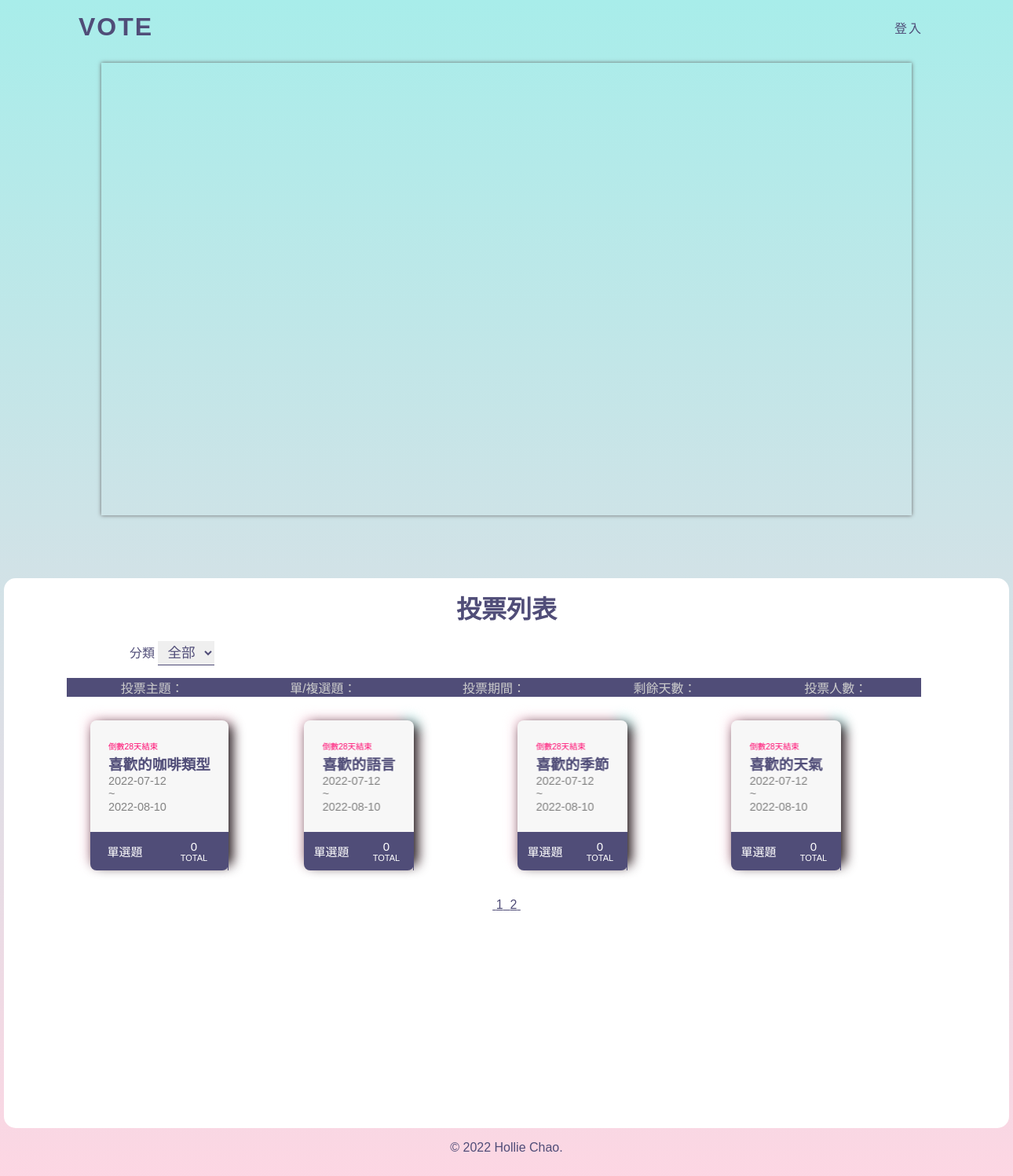
Page /?p=2 on the committed database.
### tables this page shows
CREATE TABLE `subjects` (
  `id` int(11) UNSIGNED NOT NULL COMMENT '序號',
  `subject` varchar(128) NOT NULL COMMENT '主題描述',
  `type_id` int(11) NOT NULL COMMENT '主題類別',
  `multiple` tinyint(1) NOT NULL DEFAULT 0 COMMENT '單/複選',
  `mulit_limit` tinyint(4) NOT NULL DEFAULT 1 COMMENT '單/複選項目數',
  `start` date NOT NULL COMMENT '開始時間',
  `end` date NOT NULL COMMENT '結束時間',
  `total` int(11) UNSIGNED NOT NULL DEFAULT 0 COMMENT '投票人數統計'
);

### api/base.php (called while the page is built, shortened)
<?php
function pdo(){
    $dsn = "mysql:host=localhost;charset=utf8;dbname=vote";
    return new PDO($dsn, 'root', '');
}
function all($table,...$arg){
    $pdo=pdo();
    $sql="SELECT * FROM $table ";
    switch(count($arg)){
        case 2:
            if(!empty($arg[0])){
                foreach($arg[0] as $key => $value){
                    $tmp[]="`$key`='$value'";
                }
                        $sql.=" WHERE ". implode(" AND " ,$tmp) . $arg[1];
            }else{
                $sql.=$arg[1];
            }
        break;
        }
        return $pdo->query($sql)->fetchAll(PDO::FETCH_ASSOC);
    }
function math($table,$math,$col,...$arg){
    $pdo=pdo();
    $sql="SELECT $math(`$col`) FROM $table ";
        return $pdo->query($sql)->fetchColumn();
    }
?>

### front/vote_list.php (the view, shortened to what this page needs)
<?php
$p="";
if(isset($_GET['p'])){
  $p="&p={$_GET['p']}";
}
$querystr="";
$queryfilter="";
?>
<h1>投票列表</h1>
<div id="list">
  <label for="types">分類</label>
    <select name="types" id="types" onchange="location.href=`?filter=${this.value}<?=$p;?><?=$querystr;?>`">
      <option value="0">全部</option>
    </select>
  </div>
    <div>
  <ul class="list">
    <li class="list-header">
      <div>投票主題：</div>
      <?php
      if (isset($_GET['type']) && $_GET['type'] == 'asc') {
      ?>
      <div><a href="?order=multiple&type=desc<?=$p;?><?=$queryfilter?>#container">單/複選題：</a></div>
      <?php
      } else {
      ?>
      <div><a href="?order=multiple&type=asc<?=$p;?><?=$queryfilter?>#container">單/複選題：</a></div>
      <?php
      }
      ?>
      <?php
      if (isset($_GET['type']) && $_GET['type'] == 'asc') {
      ?>
      <div><a href="?order=end&type=desc<?=$p;?><?=$queryfilter?>#container">投票期間：</a></div>
      <?php
      } else {
      ?>
      <div><a href="?order=end&type=asc<?=$p;?><?=$queryfilter?>#container">投票期間：</a></div>
      <?php
      }
      ?>
      <?php
      if (isset($_GET['type']) && $_GET['type'] == 'asc') {
      ?>
      <div><a href="?order=remain&type=desc<?=$p;?><?=$queryfilter?>#container">剩餘天數：</a></div>
      <?php
      }else{
      ?>
      <div><a href="?order=remain&type=asc<?=$p;?><?=$queryfilter?>#container">剩餘天數：</a></div>
      <?php
      }
      ?>
      <?php
      if (isset($_GET['type']) && $_GET['type'] == 'asc') {
      ?>
        <div><a href='?order=total&type=desc<?=$p;?><?=$queryfilter?>#container'>投票人數：</a></div>
      <?php
      } else {
      ?>
        <div><a href='?order=total&type=asc<?=$p;?><?=$queryfilter?>#container'>投票人數：</a></div>
      <?php
      }
      ?>
    </li>
    <?php
    $orderStr = '';
    $filter=[];
    $total= math('subjects','count','id',$filter);
    $div=8;
    $pages=ceil($total/$div);
    $now=isset($_GET['p'])?$_GET['p']:1;
    $start=($now-1)*$div;
    $page_rows=" limit $start,$div";
    $subjects = all('subjects',$filter, $orderStr . $page_rows);
    foreach ($subjects as $subject) {
      echo "<a class='voteCard' href='?do=vote_result&id={$subject['id']}'>";
   ?>
<div class="card_flex">
<div class="card rgb">
  <div class="card-text card2">
    <span class="date">
      <?php
            $today = strtotime("now");
            $end = strtotime($subject['end']);
            if (($end - $today) > 0) {
              $remain = floor(($end - $today) / (60 * 60 * 24));
              echo "倒數" . $remain . "天結束";
            } else {
              echo "<span style='color:grey;'>投票已截止</span>";
            }
            ?>
    </span>
    <h2><?=$subject['subject'];?></h2>
    <p><?=$subject['start']."<br>~<br>".$subject['end'];?></p>
  </div>
  <div class="card-stats">
    <div class="stat">
      <div class="value">
        <?php
              if ($subject['multiple'] == 0) {
                echo "<div class='text-center'>單選題</div>";
              } else {
                echo "<div class='text-center'>複選題</div>";
              }
        ?>
      </div>
    </div>
    <div class="stat border">
      <div class="value">
        <?=$subject['total'];?>
      </div>
      <div class="type">total</div>
    </div>
</div>
</div>
</div>
   <?php
      echo "</a>";
    }
    ?>
  </ul>
    <div class="text-center">
      <?php
      if($pages > 1) {
        for($i=1;$i<=$pages;$i++){
          echo "<a href='?p={$i}{$querystr}{$queryfilter}'>&nbsp;";
          echo $i ;
          echo "&nbsp;</a>";
        }
      }
      ?>
    </div>
</div>

### css/index.css (style rules this page uses)
* { margin: 0; padding: 0; box-sizing: border-box; font-family: Arial, Helvetica, sans-serif; color: #504d78; word-wrap: break-word; }
body { height: 100vh; background-image: linear-gradient(to top, #fed6e3 0%, #a8edea 100%); }
h1 { text-align: center; line-height: 5rem; }
.text-center { text-align: center; }
.list { width: 85%; }
.list-header { display: flex; justify-content: space-evenly; text-align: center; }
.list-header div { width: calc(100% / 5); background: #504d78; color: #ccc; }
.list { margin: 1rem 5rem; }
.list a { text-decoration: none; }
.list-header div a { color: #ccc; }
#list { margin-left: 20vh; }
#types { padding: 0.25rem 0.5rem; font-size: 1.1rem; border: 0; border-bottom: 1px solid #504d78 ; }

### css/card.css (style rules this page uses)
.card_flex { display: flex; overflow: hidden; height: 15rem; width: 17rem; }
.voteCard { display: inline-block; }
.card { grid-template-columns: 180px; grid-template-rows: 0px 180px 50px; grid-template-areas: "image" "text" "stats"; border-radius: 8px; background: rgb(247, 247, 247); color:#504d78; box-shadow: 5px 5px 15px rgba(0,0,0,0.9); text-align: justify; cursor: pointer; margin:30px; transform-style: preserve-3d; transform: perspective(1000px); }
.rgb::after { content:""; background: linear-gradient(45deg, #fed6e3 50%, #a8edea 50% ) repeat 0% 0% / 300% 100%; position: absolute; inset: -3px; border-radius: 8px; filter: blur(8px); transform: translateZ(-1px); animation: rgb 6s linear infinite; }
.card-text { grid-area: text; margin: 25px; transform: translateZ(30px); }
.card-text .date { color: rgb(255, 7, 110); font-size:10px; }
.card-text p { color: grey; font-size:14px; font-weight: 200; }
.card-text h2 { margin-top:0px; font-size:18px; }
.card-stats { grid-area: stats; display: grid; grid-template-columns: 1fr 1fr; grid-template-rows: 1fr; border-bottom-left-radius: 8px; border-bottom-right-radius: 8px; background: #504d78 ; }
.card-stats .stat { padding:10px; display: flex; align-items: center; justify-content: center; flex-direction: column; color: white; }
.card-stats .border { border-left: 1px solid #504d78; border-right: 1px solid #504d78; }
.card-stats .value { font-size:15px; font-weight: 500; }
.card-stats .type { font-size:11px; font-weight: 300; text-transform: uppercase; color: white; }
div.value { color: white }
.text-center { color: white; }

### rows in the picture
subjects: subject "喜歡的咖啡類型", start "2022-07-12", end "2022-08-10", multiple "單選題", total "0"
subjects: subject "喜歡的語言", start "2022-07-12", end "2022-08-10", multiple "單選題", total "0"
subjects: subject "喜歡的季節", start "2022-07-12", end "2022-08-10", multiple "單選題", total "0"
subjects: subject "喜歡的天氣", start "2022-07-12", end "2022-08-10", multiple "單選題", total "0"
